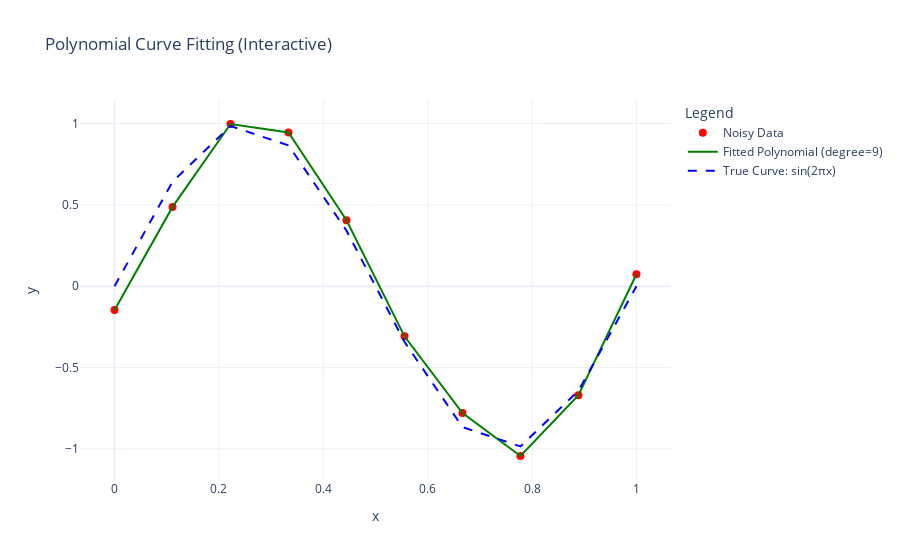

Notebook cell for this chart:
### Code cell
# Create Plotly figure
fig = go.Figure()

# Add noisy data
fig.add_trace(go.Scatter(x=x, y=y_noisy, mode='markers', name='Noisy Data', marker=dict(color='red', size=8)))

# Add fitted polynomial
fig.add_trace(go.Scatter(x=x_fit, y=y_fit, mode='lines', name=f'Fitted Polynomial (degree={degree})', line=dict(color='green', width=2)))

# Add true curve
fig.add_trace(go.Scatter(x=x_fit, y=np.sin(2 * np.pi * x_fit), mode='lines', name='True Curve: sin(2πx)', line=dict(color='blue', dash='dash')))

# Update layout
fig.update_layout(title="Polynomial Curve Fitting (Interactive)", xaxis_title="x", yaxis_title="y", legend_title="Legend", template="plotly_white")

# Show the plot
fig.show()

### Figure 1 — Plotly figure (JSON) as saved in the notebook; plotly's stock layout.template omitted (floating-point values rounded to 4 significant figures)
{"data": [{"marker": {"color": "red", "size": 8}, "mode": "markers", "name": "Noisy Data", "type": "scatter", "x": [0, 0.1111, 0.2222, 0.3333, 0.4444, 0.5556, 0.6667, 0.7778, 0.8889, 1], "y": [-0.1462, 0.4879, 0.9975, 0.9453, 0.4058, -0.308, -0.7797, -1.044, -0.67, 0.07375]}, {"line": {"color": "green", "width": 2}, "mode": "lines", "name": "Fitted Polynomial (degree=9)", "type": "scatter", "x": [0, 0.1111, 0.2222, 0.3333, 0.4444, 0.5556, 0.6667, 0.7778, 0.8889, 1], "y": [-0.1463, 0.4878, 0.9974, 0.9453, 0.4058, -0.3081, -0.7798, -1.044, -0.6701, 0.07363]}, {"line": {"color": "blue", "dash": "dash"}, "mode": "lines", "name": "True Curve: sin(2πx)", "type": "scatter", "x": [0, 0.1111, 0.2222, 0.3333, 0.4444, 0.5556, 0.6667, 0.7778, 0.8889, 1], "y": [0, 0.6428, 0.9848, 0.866, 0.342, -0.342, -0.866, -0.9848, -0.6428, -2.449e-16]}], "layout": {"legend": {"title": {"text": "Legend"}}, "title": {"text": "Polynomial Curve Fitting (Interactive)"}, "xaxis": {"title": {"text": "x"}}, "yaxis": {"title": {"text": "y"}}}}
